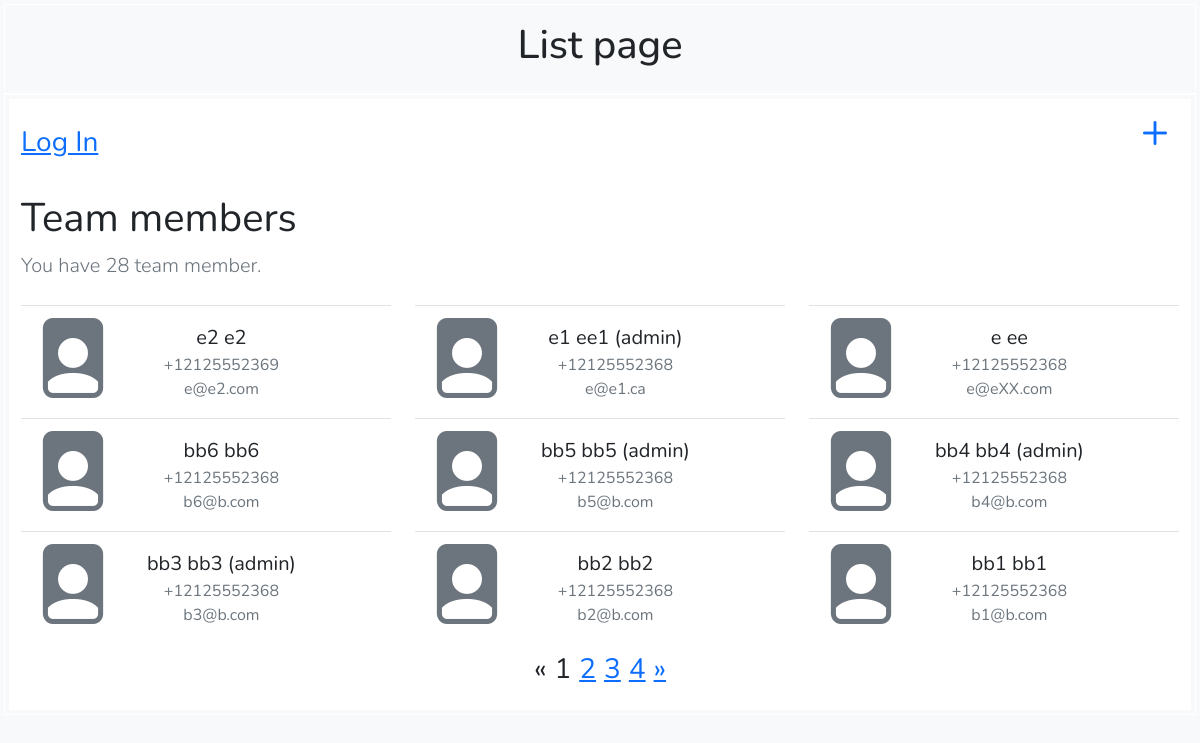
/, run on an earlier commit of the app's database.
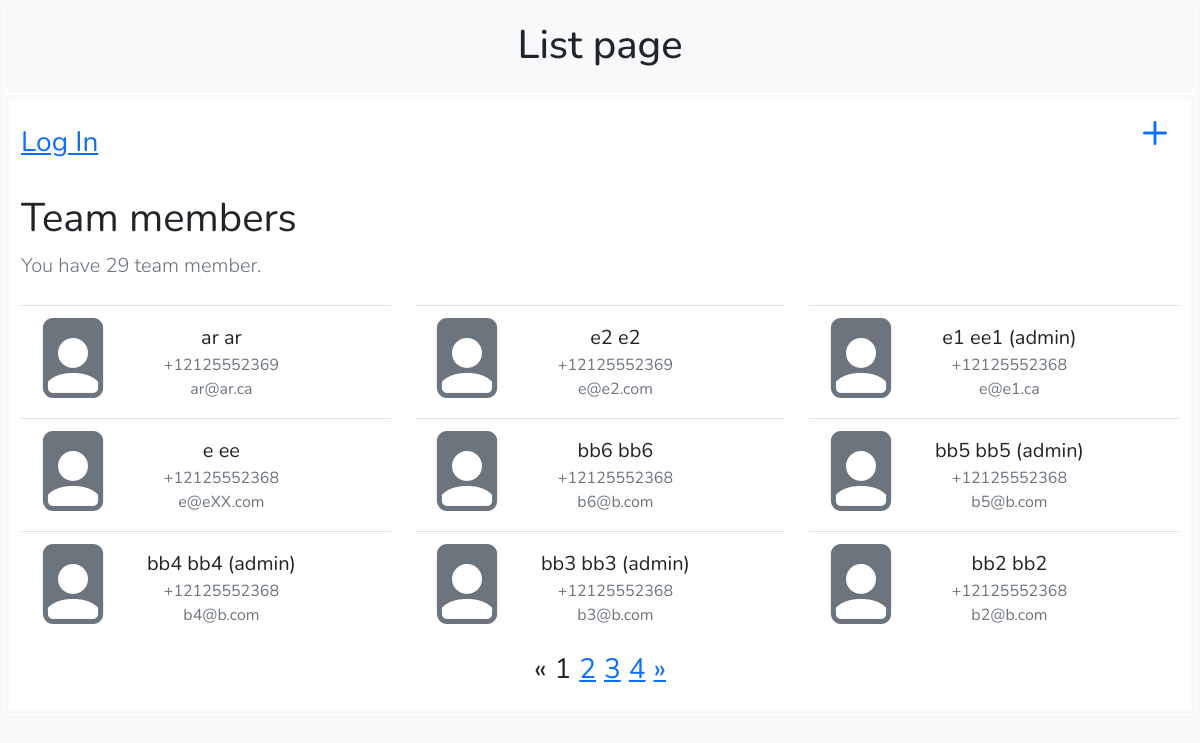
And on a later commit of the database.
### users/models.py (models this page shows, shortened)
class CustomUser(AbstractBaseUser, PermissionsMixin):
    email = models.EmailField("Email address", unique=True)
    first_name = models.CharField("First name", max_length=150)
    last_name = models.CharField("Last name", max_length=150)
    phone_number = PhoneNumberField("Phone number", null=False, blank=False)
    ADMIN = "Admin"
    REGULAR = "Regular"
    TEAM_ROLES = [
        (ADMIN, "Can delete members"),
        (REGULAR, "Can't delete members"),
        ]
    team_role = models.CharField("Team Role",
        max_length=max([len(i[0]) for i in TEAM_ROLES]),
        choices=TEAM_ROLES,
        default=REGULAR,
    )
    is_staff = models.BooleanField(default=False)
    is_active = models.BooleanField(default=True)
    date_joined = models.DateTimeField(default=timezone.now)
    USERNAME_FIELD = "email"
    REQUIRED_FIELDS = [ ]
    objects = CustomUserManager()

### users/views.py (the view)
# urls.py: path('', views.IndexView.as_view(), name='index'),
class IndexView(generic.ListView):
    model = CustomUser
    context_object_name = 'user_list'
    template_name = 'users/index.html'
    queryset = CustomUser.objects.filter(is_active=True, is_staff=False).order_by('-date_joined').values('id', 'first_name', 'last_name', 'team_role', 'email', 'phone_number')
    paginate_by = 9

### users/templates/users/index.html (shortened to what this page needs)
{% extends 'base.html' %}
{% block header %}List page{% endblock %}
{% block body %}
<div class="container bg-white">
    <div class="row align-items-center">
        <div class="col-10 text-start">
            {% if user.is_authenticated %}
            <p class="fs-6 m-auto" >Hello <b>{{ user.first_name }}</b> you can <a href="{% url 'logout' %}">Log Out</a> here.
            {% else %}
            <a href="{% url 'login' %}" class="fs-3">Log In</a>
            {% endif %}
        </div>
        <div class="col-2 text-end">
            <a href="{% url 'users:add' %}" class="text-decoration-none text-primary display-5">
                <i class="bi bi-plus"></i>
            </a>
        </div>
    </div>
    {% if user_list %}
    {% with pre_text="You have " total=page_obj.paginator.count|stringformat:"s" post_text=" team member" pluralize_text=total|pluralize|add:"." %}
        {% include "base_header.html" with title="Team members" description=pre_text|add:total|add:post_text|add:pluralize_text %}
    {% endwith %}
    <div class="row">
        {% for user in user_list %}
        <a href="{% url 'users:edit' user.id %}" class="col-lg-4 col-md-6 col-12 text-decoration-none">
            <div class="container border-top">
                <div class="row align-items-center text-center my-2">
                    <div class="col-1">
                        <span class="text-muted display-1">
                            <i class="bi-lg bi-file-person-fill"></i>
                        </span>
                    </div>
                    <div class="col-11">
                        <div class="container">
                            <div class="row">
                                <div class="col-12 text fs-5 text-dark">
                                    <span>
                                        {{ user.first_name }} {{ user.last_name }} {% if user.team_role == "Admin" %}({{ user.team_role|lower }}){% endif %}
                                    </span>
                                </div>
                                <div class="col-12 text fs-6 text-muted">
                                    <span>
                                        {{ user.phone_number }}
                                    </span>
                                </div>
                                <div class="col-12 fs-6 text text-muted">
                                    <span>{{ user.email }}</span>
                                </div>
                            </div>
                        </div>
                    </div>
                </div>
            </div>
        </a>
        {% endfor %}
    </div>
    {% if is_paginated %}
    <div class="row">
        <div class="col-12">
            <ul class="pagination d-flex justify-content-center fs-3">
                {% if page_obj.has_previous %}
                  <li class="p-1"><a href="?page={{ page_obj.previous_page_number }}">&laquo;</a></li>
                {% else %}
                  <li class="p-1 disabled"><span>&laquo;</span></li>
                {% endif %}
                {% for i in paginator.page_range %}
                  {% if page_obj.number == i %}
                    <li class="p-1 active"><span>{{ i }} </span></li>
                  {% else %}
                    <li class="p-1"><a href="?page={{ i }}">{{ i }}</a></li>
                  {% endif %}
                {% endfor %}
                {% if page_obj.has_next %}
                  <li class="p-1"><a href="?page={{ page_obj.next_page_number }}">&raquo;</a></li>
                {% else %}
                  <li class="p-1 disabled"><span>&raquo;</span></li>
                {% endif %}
            </ul>
        </div>
    </div>
    {% endif %}
    {% else %}
    <div class="row">
        <div class="col-12">
            <p>No users are available.</p>
        </div>
    </div>
    {% endif %}
</div>
{% endblock %}

What changed in the data, as far as the page shows it:
no longer on this page (row unchanged): CustomUser: first_name "bb1", last_name "bb1", phone_number "+12125552368", email "b1@b.com"
added CustomUser: first_name "ar", last_name "ar", phone_number "+12125552369", email "ar@ar.ca"
Also different on the page:
{{ description }}: "You have 28 team member." → "You have 29 team member."
